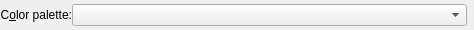
<ui version="4.0" >
 <class>ColorPalette</class>
 <widget class="QWidget" name="ColorPalette" >
  <property name="geometry" >
   <rect>
    <x>0</x>
    <y>0</y>
    <width>474</width>
    <height>30</height>
   </rect>
  </property>
  <layout class="QHBoxLayout" >
   <property name="spacing" >
    <number>0</number>
   </property>
   <property name="margin" >
    <number>0</number>
   </property>
   <item>
    <widget class="QLabel" name="_label" >
     <property name="sizePolicy" >
      <sizepolicy vsizetype="Fixed" hsizetype="Preferred" >
       <horstretch>0</horstretch>
       <verstretch>0</verstretch>
      </sizepolicy>
     </property>
     <property name="text" >
      <string>C&amp;olor palette:</string>
     </property>
     <property name="alignment" >
      <set>Qt::AlignRight|Qt::AlignTrailing|Qt::AlignVCenter</set>
     </property>
     <property name="wordWrap" >
      <bool>false</bool>
     </property>
     <property name="buddy" >
      <cstring>_palette</cstring>
     </property>
    </widget>
   </item>
   <item>
    <widget class="QComboBox" name="_palette" >
     <property name="sizePolicy" >
      <sizepolicy vsizetype="Fixed" hsizetype="MinimumExpanding" >
       <horstretch>0</horstretch>
       <verstretch>0</verstretch>
      </sizepolicy>
     </property>
     <property name="editable" >
      <bool>false</bool>
     </property>
    </widget>
   </item>
   <item>
    <widget class="QLabel" name="_paletteDisplay" >
     <property name="text" >
      <string/>
     </property>
     <property name="wordWrap" >
      <bool>false</bool>
     </property>
    </widget>
   </item>
  </layout>
 </widget>
 <layoutdefault spacing="6" margin="11" />
 <resources/>
 <connections/>
</ui>
